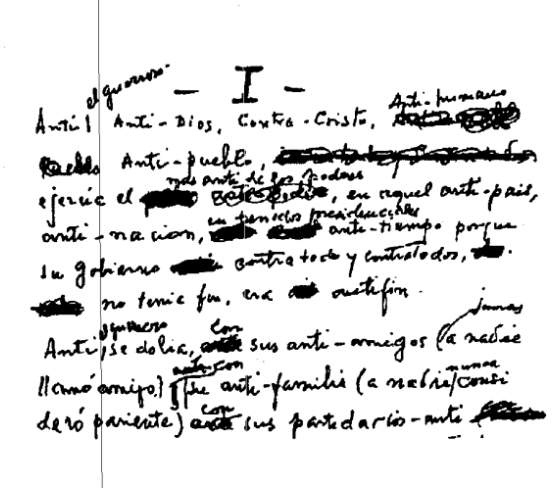
#> input picture test.png, 560 x 488 px; its folder holds only this picture in this run
$ python -i ImageProcessing.py   (imports and definitions only)
#> lines starting #> are read from the running program, lines starting #| are printed output that depends on the picture; after the words box and inside, x2 and y2 are one past the last pixel; in counts of white or black regions, pixels touching at a corner belong together; long printed decimals are rounded
#> further down, picture is the input picture: shape (488, 560, 3); min 0, max 255, mean 223.2
import cv2 as cv
import numpy as np
import math
import globalVar

from Processing import *
from ImageHandler import *
from GeometryProcessing import *
from matplotlib import pyplot as plt

def findComponents(image):
    edgyImg = cv.Canny(image, 50, 200, None, 3)
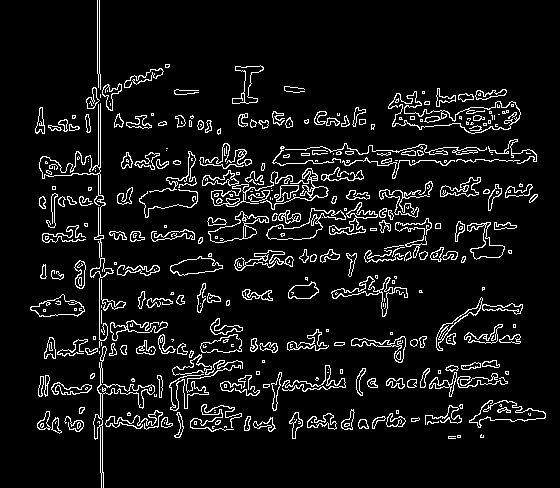
#> edgyImg: shape (488, 560); 7.5% white in thin lines or dots
    edgyColor = cv.cvtColor(edgyImg, cv.COLOR_GRAY2BGR)
#> edgyColor: shape (488, 560, 3); 7.5% white in thin lines or dots

    DemoImg = np.zeros_like(edgyColor);

    num_labels, labels, stats, centroids = cv.connectedComponentsWithStats(edgyImg);
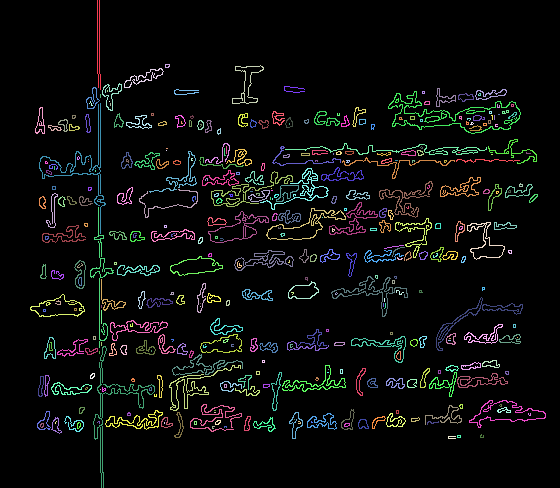
#> labels: shape (488, 560) int32; 387 distinct labels, from 0 to 386; one colour per label, 0 black
#> num_labels = 387; stats = 387 rows, first 6: [0, 0, 560, 488, 252677], [97, 0, 4, 90, 178], [165, 64, 5, 4, 14], [232, 65, 32, 39, 180], [124, 68, 40, 20, 141], [102, 83, 20, 28, 114]; centroids = 387 pairs, first value 40.11 to 533, second value 44.01 to 437
    avg_height = 0;
    for stat in stats:
        avg_height += stat[cv.CC_STAT_HEIGHT]
#> this loop made 387 passes
#> (stat, avg_height) on passes 1 to 3: ([0, 0, 560, 488, 252677], 488), ([97, 0, 4, 90, 178], 578), ([165, 64, 5, 4, 14], 582)
#> after the loop, avg_height = 4699
    avg_height /= num_labels
#> avg_height = 12.14
    print ("Found " + str(num_labels) + " components with height " + str(avg_height) + " in image")
#| Found 387 components with height 12.142 in image

    if centroids is not None:
        for centroid in centroids:
            DemoImg[int(centroid[1]), int(centroid[0])] = [255,255,255]
#> this loop made 387 passes
#> centroid on passes 1 to 3: [279.9, 242.3], [98.18, 44.01], [166.9, 65.43]
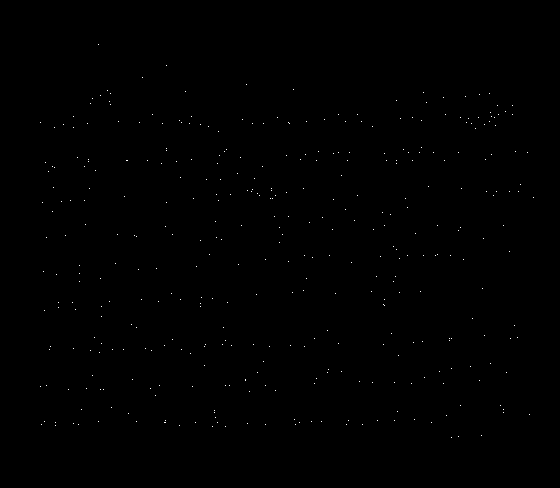
#> DemoImg: shape (488, 560, 3); 0.14% white in thin lines or dots, all inside (x1, y1, x2, y2) = (40, 44, 534, 438)

    plt.imshow(DemoImg)
    plt.show()

    return (labels, avg_height, centroids, DemoImg, stats)


# [59 lines left out: functions findHoughLines, houghDomainValidation, not called in this run]


def checkGlobal():
    print (globalVar.checkmsg);

>>> import cv2
>>> picture = cv2.imread('../test.png')
>>> result = findComponents(picture)
#> result = 5 items

$ run again, on 050200074.jpg
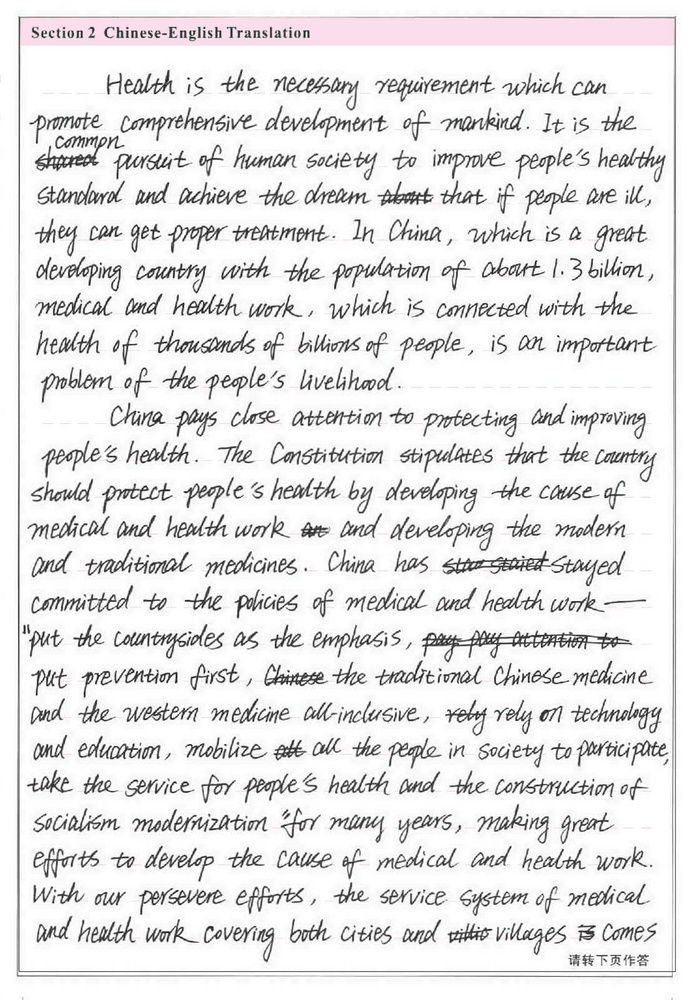
#> input picture 050200074.jpg, 694 x 1000 px, shrunk from 1111 x 1602 before the run
#> picture is the input picture: shape (1000, 694, 3); mean B, G, R 230.3, 229.9, 230.6
#> edgyImg: shape (1000, 694); 11.8% white in thin lines or dots
#> edgyColor: shape (1000, 694, 3); 11.8% white in thin lines or dots
#> in findComponents, `num_labels, labels, stats, centroids = cv.connectedComponentsWithStats..`:
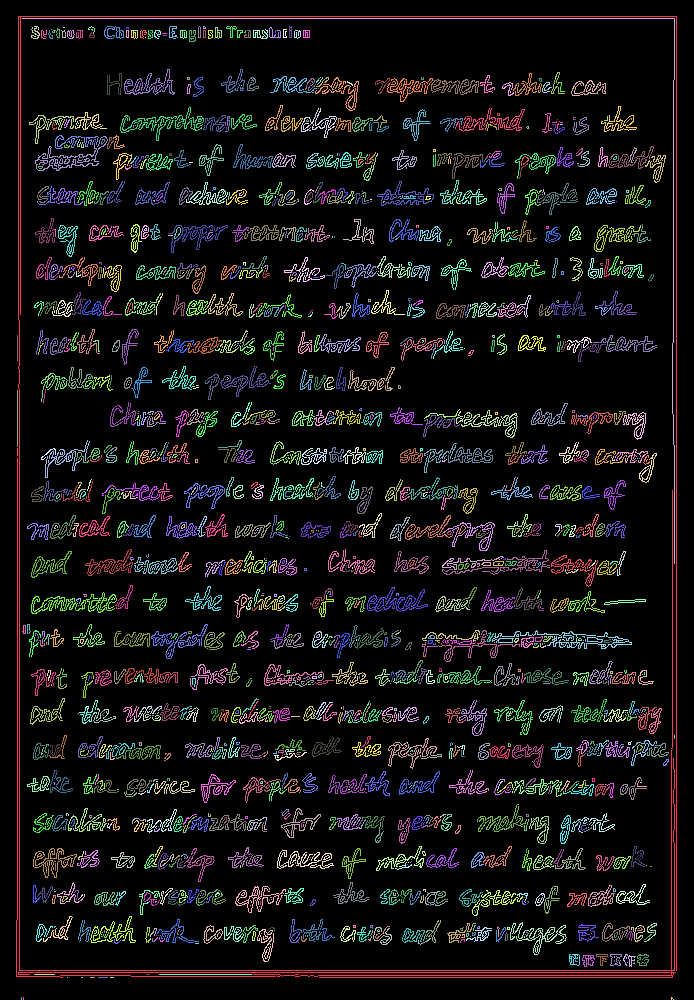
#> labels: shape (1000, 694) int32; 1457 distinct labels, from 0 to 1456; one colour per label, 0 black
#> num_labels = 1457; stats = 1457 rows, first 6: [0, 0, 694, 1000, 612366], [16, 16, 661, 962, 6451], [22, 18, 653, 546, 1198], [31, 26, 9, 13, 52], [63, 27, 2, 1, 2], [88, 26, 7, 8, 14]; centroids = 1457 pairs, first value 17 to 674, second value 27 to 998.2
#> the loop in findComponents, `for stat in stats:` made 1457 passes
#> (stat, avg_height) on passes 1 to 3: ([0, 0, 694, 1000, 612366], 1000), ([16, 16, 661, 962, 6451], 1962), ([22, 18, 653, 546, 1198], 2508)
#> after the loop in findComponents, `for stat in stats:`: avg_height = 17434
#> in findComponents, `avg_height /= num_labels`: avg_height = 11.97
#| Found 1457 components with height 11.966 in image
#> the loop in findComponents, `for centroid in centroids:` made 1457 passes
#> centroid on passes 1 to 3: [347.9, 497.1], [347.3, 653.9], [495.9, 142.2]
#> after the loop in findComponents, `for centroid in centroids:`:
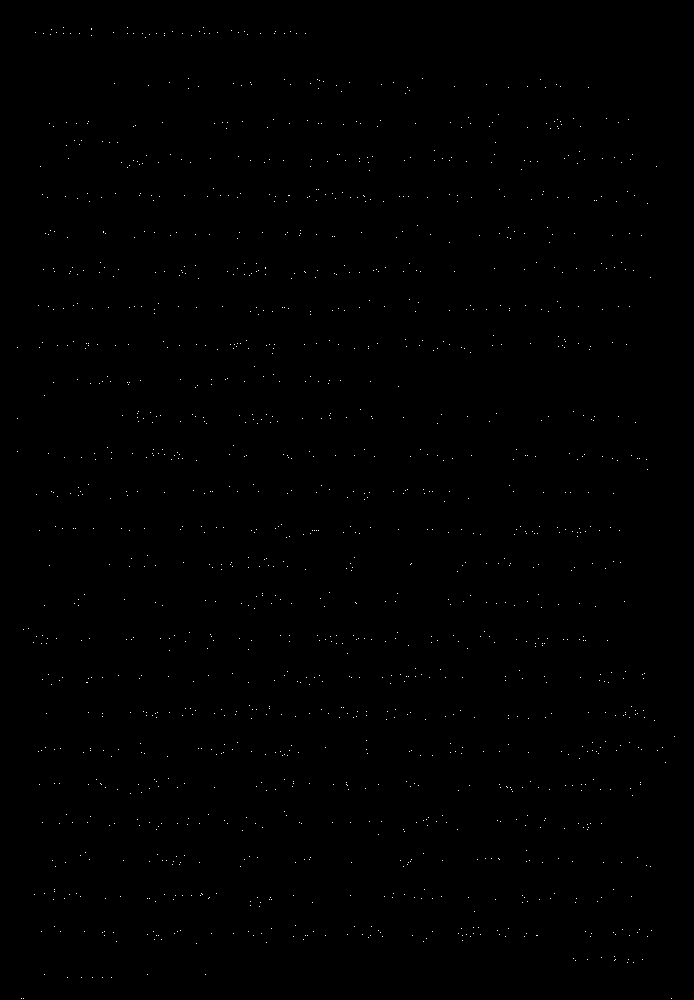
#> DemoImg: shape (1000, 694, 3); 0.21% white in thin lines or dots
#> result = 5 items
